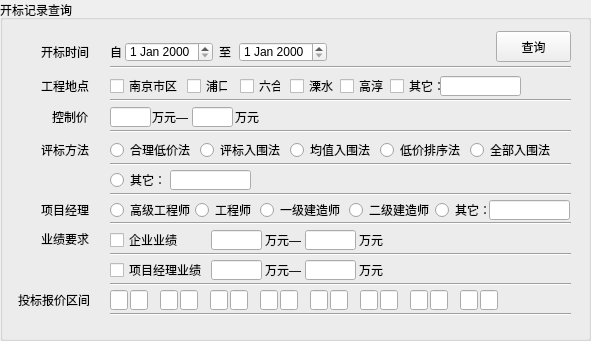
      <widget class="QGroupBox" name="aaaa">
       <property name="geometry">
        <rect>
         <x>10</x>
         <y>10</y>
         <width>591</width>
         <height>341</height>
        </rect>
       </property>
       <property name="title">
        <string>开标记录查询</string>
       </property>
       <widget class="QLabel" name="label_4">
        <property name="geometry">
         <rect>
          <x>41</x>
          <y>76</y>
          <width>48</width>
          <height>20</height>
         </rect>
        </property>
        <property name="text">
         <string>工程地点</string>
        </property>
       </widget>
       <widget class="QLabel" name="label_6">
        <property name="geometry">
         <rect>
          <x>41</x>
          <y>140</y>
          <width>48</width>
          <height>20</height>
         </rect>
        </property>
        <property name="text">
         <string>评标方法</string>
        </property>
       </widget>
       <widget class="QLabel" name="label_8">
        <property name="geometry">
         <rect>
          <x>41</x>
          <y>229</y>
          <width>48</width>
          <height>20</height>
         </rect>
        </property>
        <property name="text">
         <string>业绩要求</string>
        </property>
       </widget>
       <widget class="QLabel" name="label_9">
        <property name="geometry">
         <rect>
          <x>18</x>
          <y>290</y>
          <width>71</width>
          <height>20</height>
         </rect>
        </property>
        <property name="text">
         <string>投标报价区间</string>
        </property>
       </widget>
       <widget class="QCheckBox" name="self_cb_nanjing">
        <property name="geometry">
         <rect>
          <x>110</x>
          <y>76</y>
          <width>71</width>
          <height>20</height>
         </rect>
        </property>
        <property name="text">
         <string>南京市区</string>
        </property>
       </widget>
       <widget class="QCheckBox" name="self_cb_liuhe">
        <property name="geometry">
         <rect>
          <x>240</x>
          <y>76</y>
          <width>41</width>
          <height>20</height>
         </rect>
        </property>
        <property name="text">
         <string>六合</string>
        </property>
       </widget>
       <widget class="QCheckBox" name="self_cb_lishui">
        <property name="geometry">
         <rect>
          <x>290</x>
          <y>76</y>
          <width>51</width>
          <height>20</height>
         </rect>
        </property>
        <property name="text">
         <string>溧水</string>
        </property>
       </widget>
       <widget class="QCheckBox" name="self_cb_pukou">
        <property name="geometry">
         <rect>
          <x>187</x>
          <y>76</y>
          <width>41</width>
          <height>20</height>
         </rect>
        </property>
        <property name="text">
         <string>浦口</string>
        </property>
       </widget>
       <widget class="QCheckBox" name="self_cb_gaochun">
        <property name="geometry">
         <rect>
          <x>340</x>
          <y>76</y>
          <width>51</width>
          <height>20</height>
         </rect>
        </property>
        <property name="text">
         <string>高淳</string>
        </property>
       </widget>
       <widget class="QLineEdit" name="self_le_places">
        <property name="geometry">
         <rect>
          <x>440</x>
          <y>76</y>
          <width>81</width>
          <height>20</height>
         </rect>
        </property>
       </widget>
       <widget class="QRadioButton" name="self_rb_helidijiafa">
        <property name="geometry">
         <rect>
          <x>110</x>
          <y>140</y>
          <width>89</width>
          <height>20</height>
         </rect>
        </property>
        <property name="text">
         <string>合理低价法</string>
        </property>
       </widget>
       <widget class="QRadioButton" name="self_rb_pingbiaoruweifa">
        <property name="geometry">
         <rect>
          <x>200</x>
          <y>140</y>
          <width>89</width>
          <height>20</height>
         </rect>
        </property>
        <property name="text">
         <string>评标入围法</string>
        </property>
       </widget>
       <widget class="QLineEdit" name="self_le_otherfangfa">
        <property name="geometry">
         <rect>
          <x>170</x>
          <y>170</y>
          <width>81</width>
          <height>20</height>
         </rect>
        </property>
       </widget>
       <widget class="QPushButton" name="Self_btn_Search">
        <property name="geometry">
         <rect>
          <x>496</x>
          <y>31</y>
          <width>75</width>
          <height>31</height>
         </rect>
        </property>
        <property name="text">
         <string>查询</string>
        </property>
        <property name="icon">
         <iconset>
          <normalon>:/search.png</normalon>
         </iconset>
        </property>
       </widget>
       <widget class="Line" name="line_4">
        <property name="geometry">
         <rect>
          <x>110</x>
          <y>253</y>
          <width>461</width>
          <height>2</height>
         </rect>
        </property>
        <property name="orientation">
         <enum>Qt::Horizontal</enum>
        </property>
       </widget>
       <widget class="Line" name="line_5">
        <property name="geometry">
         <rect>
          <x>110</x>
          <y>283</y>
          <width>461</width>
          <height>2</height>
         </rect>
        </property>
        <property name="orientation">
         <enum>Qt::Horizontal</enum>
        </property>
       </widget>
       <widget class="Line" name="line_6">
        <property name="geometry">
         <rect>
          <x>110</x>
          <y>163</y>
          <width>461</width>
          <height>2</height>
         </rect>
        </property>
        <property name="orientation">
         <enum>Qt::Horizontal</enum>
        </property>
       </widget>
       <widget class="Line" name="line_7">
        <property name="geometry">
         <rect>
          <x>110</x>
          <y>193</y>
          <width>461</width>
          <height>2</height>
         </rect>
        </property>
        <property name="orientation">
         <enum>Qt::Horizontal</enum>
        </property>
       </widget>
       <widget class="Line" name="line_8">
        <property name="geometry">
         <rect>
          <x>110</x>
          <y>66</y>
          <width>461</width>
          <height>2</height>
         </rect>
        </property>
        <property name="orientation">
         <enum>Qt::Horizontal</enum>
        </property>
       </widget>
       <widget class="Line" name="line_9">
        <property name="geometry">
         <rect>
          <x>110</x>
          <y>99</y>
          <width>461</width>
          <height>2</height>
         </rect>
        </property>
        <property name="orientation">
         <enum>Qt::Horizontal</enum>
        </property>
       </widget>
       <widget class="QLabel" name="label_2">
        <property name="geometry">
         <rect>
          <x>110</x>
          <y>42</y>
          <width>16</width>
          <height>20</height>
         </rect>
        </property>
        <property name="text">
         <string>自</string>
        </property>
       </widget>
       <widget class="QDateEdit" name="Self_dateEdit_start">
        <property name="geometry">
         <rect>
          <x>125</x>
          <y>42</y>
          <width>88</width>
          <height>20</height>
         </rect>
        </property>
       </widget>
       <widget class="QLabel" name="label_3">
        <property name="geometry">
         <rect>
          <x>219</x>
          <y>42</y>
          <width>24</width>
          <height>20</height>
         </rect>
        </property>
        <property name="text">
         <string>至</string>
        </property>
       </widget>
       <widget class="QDateEdit" name="Self_dateEdit_end">
        <property name="geometry">
         <rect>
          <x>239</x>
          <y>42</y>
          <width>88</width>
          <height>20</height>
         </rect>
        </property>
       </widget>
       <widget class="QLineEdit" name="self_le_controlPrice_begin">
        <property name="geometry">
         <rect>
          <x>110</x>
          <y>107</y>
          <width>41</width>
          <height>20</height>
         </rect>
        </property>
       </widget>
       <widget class="QLabel" name="label_10">
        <property name="geometry">
         <rect>
          <x>152</x>
          <y>107</y>
          <width>41</width>
          <height>20</height>
         </rect>
        </property>
        <property name="text">
         <string>万元—</string>
        </property>
       </widget>
       <widget class="QLineEdit" name="self_le_controlPrice_end">
        <property name="geometry">
         <rect>
          <x>192</x>
          <y>107</y>
          <width>41</width>
          <height>20</height>
         </rect>
        </property>
       </widget>
       <widget class="QLabel" name="label_11">
        <property name="geometry">
         <rect>
          <x>235</x>
          <y>107</y>
          <width>24</width>
          <height>20</height>
         </rect>
        </property>
        <property name="text">
         <string>万元</string>
        </property>
       </widget>
       <widget class="QLabel" name="label_7">
        <property name="geometry">
         <rect>
          <x>41</x>
          <y>200</y>
          <width>48</width>
          <height>20</height>
         </rect>
        </property>
        <property name="text">
         <string>项目经理</string>
        </property>
       </widget>
       <widget class="QRadioButton" name="self_rb_gaojigongchengshi">
        <property name="geometry">
         <rect>
          <x>110</x>
          <y>200</y>
          <width>83</width>
          <height>20</height>
         </rect>
        </property>
        <property name="text">
         <string>高级工程师</string>
        </property>
       </widget>
       <widget class="QRadioButton" name="self_rb_gonchengshi">
        <property name="geometry">
         <rect>
          <x>195</x>
          <y>200</y>
          <width>59</width>
          <height>20</height>
         </rect>
        </property>
        <property name="text">
         <string>工程师</string>
        </property>
       </widget>
       <widget class="QRadioButton" name="self_rb_yijijianzaoshi">
        <property name="geometry">
         <rect>
          <x>260</x>
          <y>200</y>
          <width>83</width>
          <height>20</height>
         </rect>
        </property>
        <property name="text">
         <string>一级建造师</string>
        </property>
       </widget>
       <widget class="QRadioButton" name="self_rb_erjijianzaoshi">
        <property name="geometry">
         <rect>
          <x>349</x>
          <y>200</y>
          <width>83</width>
          <height>20</height>
         </rect>
        </property>
        <property name="text">
         <string>二级建造师</string>
        </property>
       </widget>
       <widget class="QLabel" name="label">
        <property name="geometry">
         <rect>
          <x>41</x>
          <y>42</y>
          <width>48</width>
          <height>20</height>
         </rect>
        </property>
        <property name="text">
         <string>开标时间</string>
        </property>
       </widget>
       <widget class="QLabel" name="label_5">
        <property name="geometry">
         <rect>
          <x>52</x>
          <y>107</y>
          <width>36</width>
          <height>20</height>
         </rect>
        </property>
        <property name="text">
         <string>控制价</string>
        </property>
       </widget>
       <widget class="Line" name="line_12">
        <property name="geometry">
         <rect>
          <x>110</x>
          <y>130</y>
          <width>461</width>
          <height>2</height>
         </rect>
        </property>
        <property name="orientation">
         <enum>Qt::Horizontal</enum>
        </property>
       </widget>
       <widget class="Line" name="line_13">
        <property name="geometry">
         <rect>
          <x>110</x>
          <y>313</y>
          <width>461</width>
          <height>2</height>
         </rect>
        </property>
        <property name="orientation">
         <enum>Qt::Horizontal</enum>
        </property>
       </widget>
       <widget class="QCheckBox" name="self_cb_other">
        <property name="geometry">
         <rect>
          <x>390</x>
          <y>76</y>
          <width>51</width>
          <height>20</height>
         </rect>
        </property>
        <property name="text">
         <string>其它：</string>
        </property>
       </widget>
       <widget class="QCheckBox" name="self_cb_xiangmujinliyeji">
        <property name="geometry">
         <rect>
          <x>110</x>
          <y>260</y>
          <width>95</width>
          <height>20</height>
         </rect>
        </property>
        <property name="text">
         <string>项目经理业绩</string>
        </property>
       </widget>
       <widget class="QLineEdit" name="self_le_xiangmujinliyeji_begin">
        <property name="geometry">
         <rect>
          <x>211</x>
          <y>260</y>
          <width>51</width>
          <height>20</height>
         </rect>
        </property>
       </widget>
       <widget class="QLineEdit" name="self_le_xiangmujinliyeji_end">
        <property name="geometry">
         <rect>
          <x>305</x>
          <y>260</y>
          <width>51</width>
          <height>20</height>
         </rect>
        </property>
       </widget>
       <widget class="QLabel" name="label_15">
        <property name="geometry">
         <rect>
          <x>265</x>
          <y>260</y>
          <width>36</width>
          <height>20</height>
         </rect>
        </property>
        <property name="text">
         <string>万元—</string>
        </property>
       </widget>
       <widget class="QLabel" name="label_14">
        <property name="geometry">
         <rect>
          <x>359</x>
          <y>260</y>
          <width>24</width>
          <height>20</height>
         </rect>
        </property>
        <property name="text">
         <string>万元</string>
        </property>
       </widget>
       <widget class="QCheckBox" name="self_cb_qiyeyeji">
        <property name="geometry">
         <rect>
          <x>110</x>
          <y>230</y>
          <width>71</width>
          <height>20</height>
         </rect>
        </property>
        <property name="text">
         <string>企业业绩</string>
        </property>
       </widget>
       <widget class="QLineEdit" name="self_le_qiyeyeji_begin">
        <property name="geometry">
         <rect>
          <x>211</x>
          <y>230</y>
          <width>51</width>
          <height>20</height>
         </rect>
        </property>
       </widget>
       <widget class="QLabel" name="label_13">
        <property name="geometry">
         <rect>
          <x>265</x>
          <y>230</y>
          <width>36</width>
          <height>20</height>
         </rect>
        </property>
        <property name="text">
         <string>万元—</string>
        </property>
       </widget>
       <widget class="QLineEdit" name="self_le_qiyeyeji_end">
        <property name="geometry">
         <rect>
          <x>305</x>
          <y>230</y>
          <width>51</width>
          <height>20</height>
         </rect>
        </property>
       </widget>
       <widget class="QLabel" name="label_12">
        <property name="geometry">
         <rect>
          <x>359</x>
          <y>230</y>
          <width>24</width>
          <height>20</height>
         </rect>
        </property>
        <property name="text">
         <string>万元</string>
        </property>
       </widget>
       <widget class="Line" name="line_14">
        <property name="geometry">
         <rect>
          <x>110</x>
          <y>222</y>
          <width>461</width>
          <height>2</height>
         </rect>
        </property>
        <property name="orientation">
         <enum>Qt::Horizontal</enum>
        </property>
       </widget>
       <widget class="QRadioButton" name="self_rb_mgrOtherReq">
        <property name="geometry">
         <rect>
          <x>435</x>
          <y>200</y>
          <width>51</width>
          <height>20</height>
         </rect>
        </property>
        <property name="text">
         <string>其它：</string>
        </property>
       </widget>
       <widget class="QLineEdit" name="self_le_mgrReqOther">
        <property name="geometry">
         <rect>
          <x>489</x>
          <y>200</y>
          <width>81</width>
          <height>20</height>
         </rect>
        </property>
       </widget>
       <widget class="QLineEdit" name="self_le_quanjian">
        <property name="geometry">
         <rect>
          <x>110</x>
          <y>290</y>
          <width>18</width>
          <height>20</height>
         </rect>
        </property>
       </widget>
       <widget class="QLineEdit" name="self_le_quanjian_2">
        <property name="geometry">
         <rect>
          <x>130</x>
          <y>290</y>
          <width>18</width>
          <height>20</height>
         </rect>
        </property>
       </widget>
       <widget class="QLineEdit" name="self_le_quanjian_3">
        <property name="geometry">
         <rect>
          <x>160</x>
          <y>290</y>
          <width>18</width>
          <height>20</height>
         </rect>
        </property>
       </widget>
       <widget class="QLineEdit" name="self_le_quanjian_4">
        <property name="geometry">
         <rect>
          <x>180</x>
          <y>290</y>
          <width>18</width>
          <height>20</height>
         </rect>
        </property>
       </widget>
       <widget class="QLineEdit" name="self_le_quanjian_5">
        <property name="geometry">
         <rect>
          <x>210</x>
          <y>290</y>
          <width>18</width>
          <height>20</height>
         </rect>
        </property>
       </widget>
       <widget class="QLineEdit" name="self_le_quanjian_6">
        <property name="geometry">
         <rect>
          <x>230</x>
          <y>290</y>
          <width>18</width>
          <height>20</height>
         </rect>
        </property>
       </widget>
       <widget class="QLineEdit" name="self_le_quanjian_7">
        <property name="geometry">
         <rect>
          <x>260</x>
          <y>290</y>
          <width>18</width>
          <height>20</height>
         </rect>
        </property>
       </widget>
       <widget class="QLineEdit" name="self_le_quanjian_8">
        <property name="geometry">
         <rect>
          <x>280</x>
          <y>290</y>
          <width>18</width>
          <height>20</height>
         </rect>
        </property>
       </widget>
       <widget class="QLineEdit" name="self_le_quanjian_9">
        <property name="geometry">
         <rect>
          <x>310</x>
          <y>290</y>
          <width>18</width>
          <height>20</height>
         </rect>
        </property>
       </widget>
       <widget class="QLineEdit" name="self_le_quanjian_10">
        <property name="geometry">
         <rect>
          <x>330</x>
          <y>290</y>
          <width>18</width>
          <height>20</height>
         </rect>
        </property>
       </widget>
       <widget class="QLineEdit" name="self_le_quanjian_11">
        <property name="geometry">
         <rect>
          <x>360</x>
          <y>290</y>
          <width>18</width>
          <height>20</height>
         </rect>
        </property>
       </widget>
       <widget class="QLineEdit" name="self_le_quanjian_12">
        <property name="geometry">
         <rect>
          <x>380</x>
          <y>290</y>
          <width>18</width>
          <height>20</height>
         </rect>
        </property>
       </widget>
       <widget class="QLineEdit" name="self_le_quanjian_13">
        <property name="geometry">
         <rect>
          <x>410</x>
          <y>290</y>
          <width>18</width>
          <height>20</height>
         </rect>
        </property>
       </widget>
       <widget class="QLineEdit" name="self_le_quanjian_14">
        <property name="geometry">
         <rect>
          <x>430</x>
          <y>290</y>
          <width>18</width>
          <height>20</height>
         </rect>
        </property>
       </widget>
       <widget class="QLineEdit" name="self_le_quanjian_15">
        <property name="geometry">
         <rect>
          <x>460</x>
          <y>290</y>
          <width>18</width>
          <height>20</height>
         </rect>
        </property>
       </widget>
       <widget class="QRadioButton" name="self_rb_junzhiruweifa">
        <property name="geometry">
         <rect>
          <x>290</x>
          <y>140</y>
          <width>89</width>
          <height>20</height>
         </rect>
        </property>
        <property name="text">
         <string>均值入围法</string>
        </property>
       </widget>
       <widget class="QRadioButton" name="self_rb_dijiapaixufa">
        <property name="geometry">
         <rect>
          <x>380</x>
          <y>140</y>
          <width>81</width>
          <height>20</height>
         </rect>
        </property>
        <property name="text">
         <string>低价排序法</string>
        </property>
       </widget>
       <widget class="QRadioButton" name="self_rb_otherfangfa">
        <property name="geometry">
         <rect>
          <x>110</x>
          <y>170</y>
          <width>51</width>
          <height>20</height>
         </rect>
        </property>
        <property name="text">
         <string>其它：</string>
        </property>
       </widget>
       <widget class="QLineEdit" name="self_le_quanjian_16">
        <property name="geometry">
         <rect>
          <x>480</x>
          <y>290</y>
          <width>18</width>
          <height>20</height>
         </rect>
        </property>
       </widget>
       <widget class="QRadioButton" name="self_rb_quanburuweifa">
        <property name="geometry">
         <rect>
          <x>470</x>
          <y>140</y>
          <width>81</width>
          <height>20</height>
         </rect>
        </property>
        <property name="text">
         <string>全部入围法</string>
        </property>
       </widget>
      </widget>
